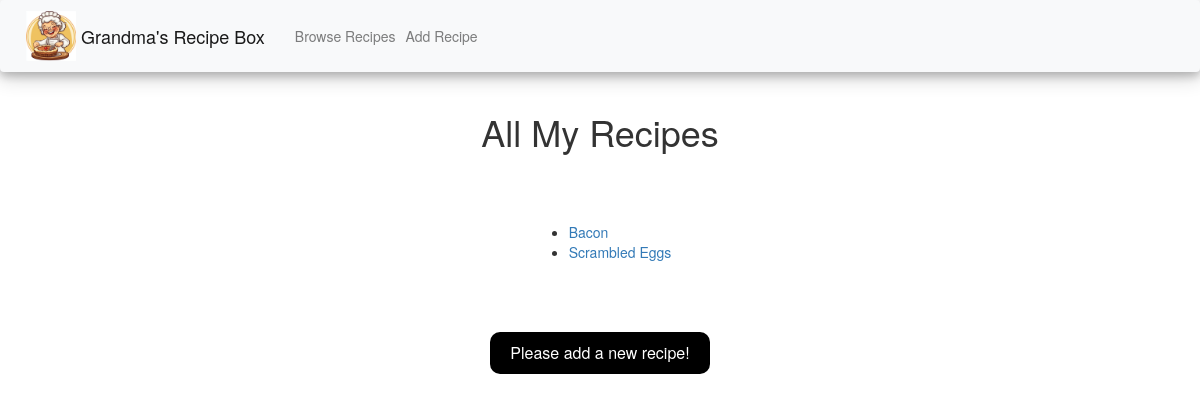
Before: / with the older database file.
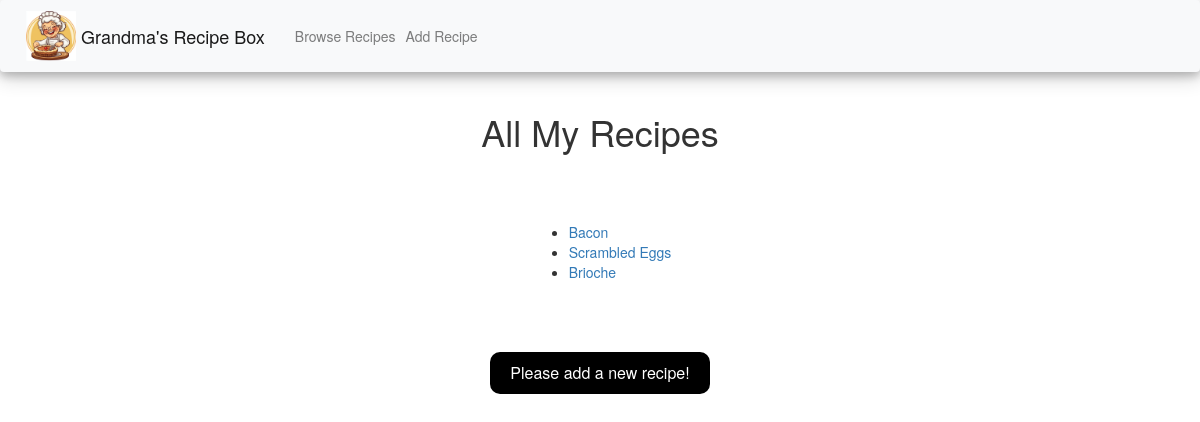
After: the same page with the newer database file.
### project/models.py (models this page shows, shortened)
class Recipe(models.Model):
    title = models.CharField(max_length=100, null=False, blank=False)
    ingredients = models.TextField(null=False, blank=False)
    instructions = models.TextField(null=False, blank=False)
    prepMinutes = models.IntegerField(null=False, blank=False)
    cookMinutes = models.IntegerField(null=False, blank=False)
    servings = models.IntegerField(null=False, blank=False)

### project/views.py (the view)
# urls.py: path("", views.browseRecipe, name="browseRecipe")
def browseRecipe(request, tags=None):
    recipes = Recipe.objects.all() # TODO add filtering
    return render(request, "browseRecipes.html", {
        "recipes": recipes
    })

### project/templates/browseRecipes.html (shortened to what this page needs)
{% extends "layout.html" %}
{% block body %}
    <div style="display:flex; flex-direction:column; align-items:center;">
        <h1>All My Recipes</h1>
        <div style="text-align:left; margin-top:60px;">
            <ul>
            {% for recipe in recipes %}
                <li><a href="/viewRecipe/{{ recipe.id }}">{{ recipe.title }}</a></li>
            {% empty %}
                <li>No recipes found :( </li>
            {% endfor %}
            </ul>
        </div>
        <div style="margin-top:60px;">
            <button onclick="location.href'{% url 'addRecipe' %}'" class="button">
              Please add a new recipe!
          </button>
        </div>
    </div>
{% endblock %}

### project/templates/layout.html (shortened to what this page needs)
<!DOCTYPE html>
<html lang="en">
    <head>
        <link rel="stylesheet" href="https://stackpath.bootstrapcdn.com/bootstrap/4.4.1/css/bootstrap.min.css">
        <link rel="stylesheet" href="https://maxcdn.bootstrapcdn.com/bootstrap/3.4.1/css/bootstrap.min.css">
    </head>
    <body style="min-height:100vh;margin:0px;">
        <nav class="navbar navbar-expand-lg navbar-light bg-light justify-content-left" style="box-shadow: 0 4px 8px 0 rgba(0, 0, 0, 0.2), 0 6px 20px 0 rgba(0, 0, 0, 0.19);position: -webkid-sticky; position: sticky; top: 0px;z-index: 3; padding-top: 10px; padding-bottom: 10px; background-color: white;">
          <a class="navbar-brand" href="{% url 'browseRecipe' %}">
            {% load static %}<img src="{% static 'grandma.png' %}" width="50" height="50" class="d-inline-block align-top" style="margin-top:-15px;" alt="">
            Grandma's Recipe Box
          </a>
          <div class="navbarLarge">
            <ul class="navbar-nav mr-auto">
                  <li class="nav-item">
                    <a class="nav-link" href="{% url 'browseRecipe' %}">Browse Recipes</a>
                  </li>
                  <li class="nav-item">
                      <a class="nav-link" href="{% url 'addRecipe' %}">Add Recipe</a>
                  </li>
            </ul>
          </div>
        </nav>
        <div>
            {% block body %}
            {% endblock %}
        </div>
    </body>
</html>

### project/templates/browseRecipes.html (style rules this page uses)
.button { background-color: black; color: white; border: none; border-radius: 10px; padding: 10px 20px; font-size: 16px; cursor: pointer; transition: all 0.3s ease; }

Changed rows visible on the page:
added Recipe: title "Brioche"
